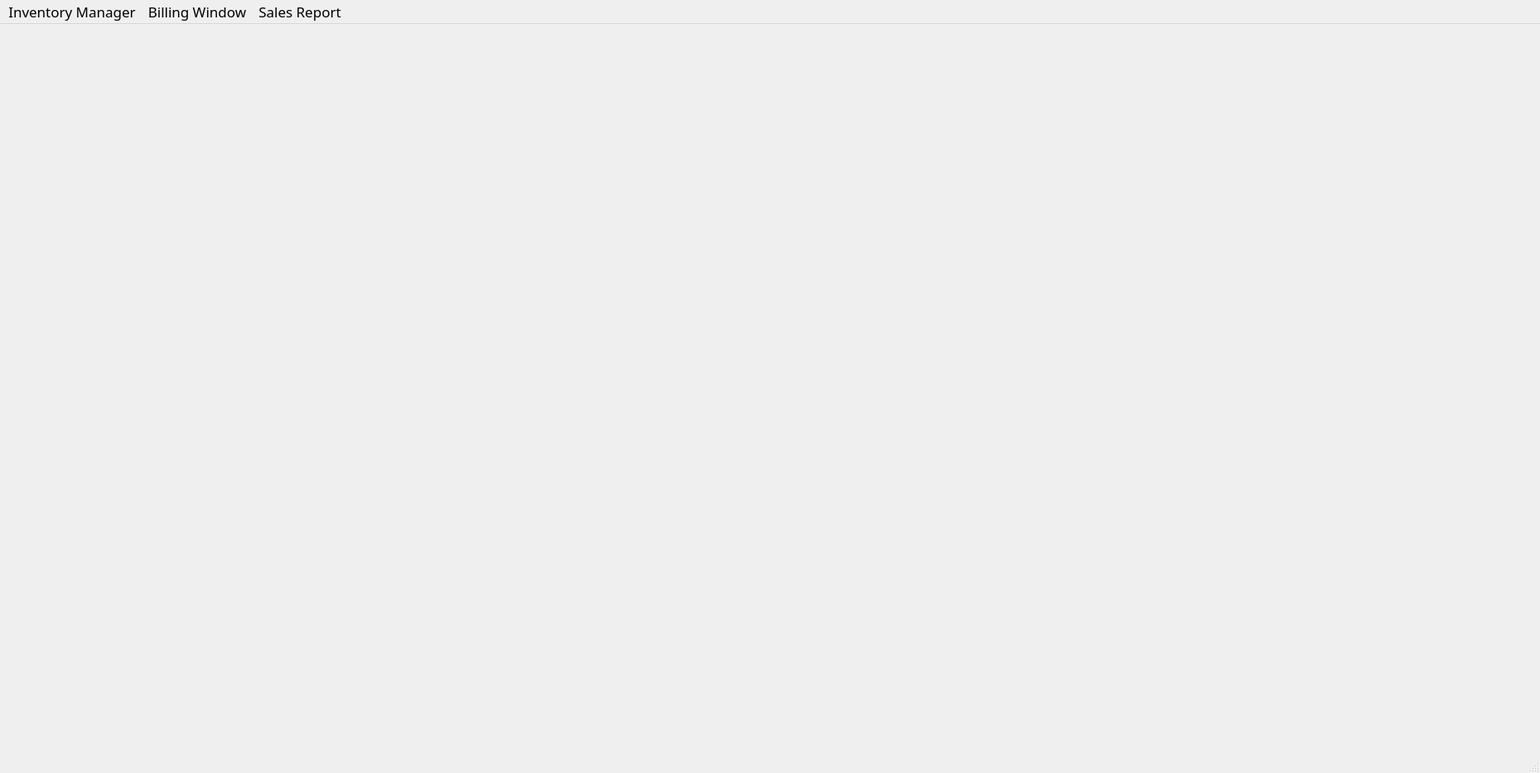
<?xml version="1.0" encoding="UTF-8"?>
<ui version="4.0">
 <class>MainWindow</class>
 <widget class="QMainWindow" name="MainWindow">
  <property name="geometry">
   <rect>
    <x>0</x>
    <y>0</y>
    <width>1859</width>
    <height>933</height>
   </rect>
  </property>
  <property name="font">
   <font>
    <family>Trebuchet MS</family>
    <pointsize>13</pointsize>
    <italic>false</italic>
    <bold>false</bold>
    <underline>false</underline>
    <strikeout>false</strikeout>
    <stylestrategy>PreferDefault</stylestrategy>
    <kerning>true</kerning>
   </font>
  </property>
  <property name="cursor">
   <cursorShape>PointingHandCursor</cursorShape>
  </property>
  <property name="focusPolicy">
   <enum>Qt::FocusPolicy::TabFocus</enum>
  </property>
  <property name="windowTitle">
   <string>ChikitsaSoft</string>
  </property>
  <property name="windowIcon">
   <iconset>
    <normaloff>C:/Users/digvi/Downloads/drugstore.png</normaloff>C:/Users/digvi/Downloads/drugstore.png</iconset>
  </property>
  <property name="windowOpacity">
   <double>4.000000000000000</double>
  </property>
  <property name="iconSize">
   <size>
    <width>30</width>
    <height>30</height>
   </size>
  </property>
  <widget class="QWidget" name="centralwidget">
   <property name="autoFillBackground">
    <bool>true</bool>
   </property>
   <property name="styleSheet">
    <string notr="true"/>
   </property>
   <widget class="QWidget" name="verticalLayoutWidget">
    <property name="geometry">
     <rect>
      <x>0</x>
      <y>0</y>
      <width>1861</width>
      <height>891</height>
     </rect>
    </property>
    <layout class="QVBoxLayout" name="verticalLayout_5">
     <property name="spacing">
      <number>0</number>
     </property>
     <item>
      <widget class="QLabel" name="label">
       <property name="styleSheet">
        <string notr="true"/>
       </property>
       <property name="text">
        <string/>
       </property>
      </widget>
     </item>
    </layout>
   </widget>
  </widget>
  <widget class="QMenuBar" name="menubar">
   <property name="geometry">
    <rect>
     <x>0</x>
     <y>0</y>
     <width>1859</width>
     <height>26</height>
    </rect>
   </property>
   <widget class="QMenu" name="menuInventory_Manager">
    <property name="font">
     <font>
      <family>Trebuchet MS</family>
      <pointsize>12</pointsize>
      <italic>false</italic>
      <bold>false</bold>
      <underline>false</underline>
      <strikeout>false</strikeout>
      <stylestrategy>PreferDefault</stylestrategy>
      <kerning>true</kerning>
     </font>
    </property>
    <property name="title">
     <string>Inventory Manager</string>
    </property>
   </widget>
   <widget class="QMenu" name="menuBilling_Window">
    <property name="font">
     <font>
      <family>Trebuchet MS</family>
      <pointsize>12</pointsize>
      <italic>false</italic>
      <bold>false</bold>
      <underline>false</underline>
      <strikeout>false</strikeout>
      <stylestrategy>PreferDefault</stylestrategy>
      <kerning>true</kerning>
     </font>
    </property>
    <property name="focusPolicy">
     <enum>Qt::FocusPolicy::ClickFocus</enum>
    </property>
    <property name="tearOffEnabled">
     <bool>false</bool>
    </property>
    <property name="title">
     <string>Billing Window</string>
    </property>
   </widget>
   <widget class="QMenu" name="menuSales_Report">
    <property name="font">
     <font>
      <family>Trebuchet MS</family>
      <pointsize>12</pointsize>
      <italic>false</italic>
      <bold>false</bold>
      <underline>false</underline>
      <strikeout>false</strikeout>
      <stylestrategy>PreferDefault</stylestrategy>
      <kerning>true</kerning>
     </font>
    </property>
    <property name="title">
     <string>Sales Report</string>
    </property>
    <property name="separatorsCollapsible">
     <bool>false</bool>
    </property>
    <property name="toolTipsVisible">
     <bool>false</bool>
    </property>
   </widget>
   <addaction name="menuInventory_Manager"/>
   <addaction name="menuBilling_Window"/>
   <addaction name="menuSales_Report"/>
  </widget>
  <widget class="QStatusBar" name="statusbar"/>
 </widget>
 <resources/>
 <connections/>
</ui>
